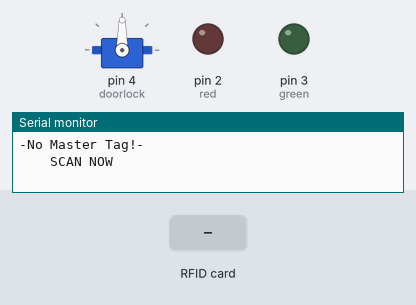
This sketch was run on a simulated Arduino Uno, built with avr-gcc and run on an emulated ATmega328P. On the bench: servo, output pins drawn as LEDs (lit = HIGH), the last lines printed to the serial monitor. Inputs (shaded band) come from the test bench. Pins used as bus, display or sensor lines are not drawn.

Above: at 0.8 s.
0.9 s: RFID card 5E 7A 19 C4 held to the reader
At 3.2 s:
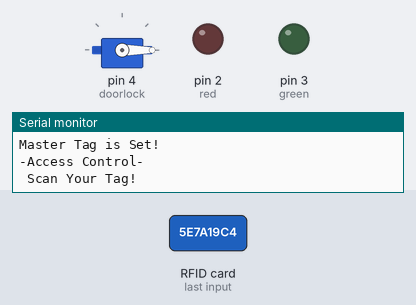
Timing chart, 0 to 4.7 s (numbered marks = the images above; inputs shaded):
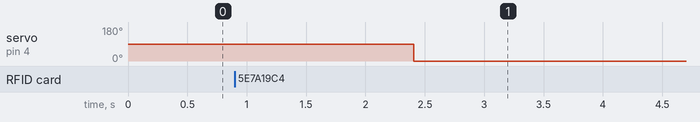

Measured:
- after the input at 0.9 s, servo on pin 4 (doorlock): 90° → 0° after 1.5 s

The sketch:

Doorlock.ino
```cpp
//code from https://github.com/rmorenojr/ElegooTutorial/tree/master/Lesson%2021%20-%20RC522%20RFID%20Module
#include <SPI.h>
#include <MFRC522.h>
#include <Servo.h>
Servo doorlock;
int red = 2;
int green = 3;
   // Other hardware pins
    const byte rstPin =  9;                // Reset pin
    const byte  ssPin = 10;                // Slave Select pin

    // Instantiate MFRC522 object class
    MFRC522 rfidReader(ssPin, rstPin);

    // Other Global Constants
    const long timeout = 30000;
    char* myTags[100] = {};
    int tagsCount = 0;
    String tagID = "";

bool readRFID(long _timeout=timeout, bool useTimeout=false){

    bool successRead = false;

    unsigned long startTime = millis();
    unsigned long currentTime = startTime;
    // S'U'+S'T'
    // T  = (currentTime-startTime) > timeout
    // T' = (currentTime-startTime) < timeout
    while (((successRead==false)&&(useTimeout==false)) || ((successRead==false)&&((currentTime - startTime) < _timeout))) {
        if (isTagPresent() == true){ successRead = getTagID(); }
        currentTime = millis();
    }
    return successRead;
}


void setup() {
    // Initiating
    Serial.begin(9600);
    pinMode(red,OUTPUT);
    pinMode(green,OUTPUT);
    doorlock.attach(4);
    // Start the serial monitor
    SPI.begin();                            // Start SPI bus
    rfidReader.PCD_Init();                  // Start MFRC522 object

    while (!Serial);                        // Do nothing if no serial port is opened

    // Obviously this is an over simplified sketch
    // Master tags would be save in flash storage and
    // retrieved here.  OR a special PIN entered to set
    // Master Tag.
    // But for the sake of simplicity, the sketch will
    // obtain a new master tag when restarted.

    // Prints the initial message
    Serial.println(F("-No Master Tag!-"));
    Serial.println(F("    SCAN NOW"));

    // readRFID will wait until a master card is scanned
    if (readRFID() == true) {
        myTags[tagsCount] = strdup(tagID.c_str()); // Sets the master tag into position 0 in the array
        Serial.println(F("Master Tag is Set!"));
        tagsCount++;
    }
    printNormalModeMessage();
}


void loop() {
    if (isTagPresent()==true){
        getTagID();
        checkTagID();
    } else {
        delay(50);
        //return;
    }

}


bool isTagPresent(){

    bool returnValue = true;

    // NOT a new PICC_IsNewCardPresent in RFID reader
    //OR
    // NOT a PICC_ReadCardSerial active in Serial
    if ( !rfidReader.PICC_IsNewCardPresent() || !rfidReader.PICC_ReadCardSerial() ) {
      returnValue = false;
    }
    return returnValue;
}

byte checkMyTags(String tagID){

    byte tagIndex = 0;
    //Serial.println("checkMyTags Started");
    // Zero is reserved for master tag
    for (int i = 1; i < 100; i++) {
        if (tagID == myTags[i]) { tagIndex = i; }
    }
    //Serial.println("checkMyTags ended");
    return tagIndex;
}

void checkTagID(){

    // Checks for Master tag
    if (tagID == myTags[0]) {
        // Switch to program mode
        Serial.println(F(" Program mode:"));
        Serial.println(F(" Add/Remove Tag"));

        // Now with timeout
        // readRFID will skip if timeout exceeded
        if (readRFID(timeout,true)==true) {
            //Check for authorized tag
            byte tagIndex = checkMyTags(tagID);
            if (tagIndex!=0){
                //Remove existing tag
                myTags[tagIndex] = '\0';
                Serial.println(F("  Tag Removed!"));
            } else {
                //Not existing, add tag
                myTags[tagsCount] = strdup(tagID.c_str());
                Serial.println(F("  Tag Added!"));
                tagsCount++;
            }
        } else {
            Serial.println(F("    timeout"));
        }
    } else {
        //Check for authorized tag
        byte tagIndex = checkMyTags(tagID);
        if (tagIndex!=0){
            //Authorized tag
            Serial.println(F(" Access Granted!"));
            digitalWrite(green,HIGH);
            digitalWrite(red,LOW);
            doorlock.write(90);
        } else {
            //Not authorized tag
            Serial.println(F(" Access Denied!"));
            digitalWrite(red,HIGH);
            digitalWrite(green,LOW);
        }
    }
    printNormalModeMessage();
}

bool getTagID() {
    /*  getTagID retrieves the tag ID.  Modifies global variable tagID
     *
     *    Parameters: (none)
     *    Returns: true
     */

    tagID = "";

    Serial.print(F(" UID tag: "));
    for (byte i = 0; i < rfidReader.uid.size; i++){
        // The MIFARE PICCs that we use have 4 byte UID
        Serial.print(rfidReader.uid.uidByte[i] < 0x10 ? " 0" : " ");
        Serial.print(rfidReader.uid.uidByte[i], HEX);
        // Adds the bytes in a single String variable
        tagID.concat(String(rfidReader.uid.uidByte[i] < 0x10 ? " 0" : " "));
        tagID.concat(String(rfidReader.uid.uidByte[i], HEX));
    }
    Serial.println();
    Serial.println();
    tagID.toUpperCase();
    rfidReader.PICC_HaltA();                     // Stop reading
    return true;
}

void printNormalModeMessage() {
    /*  printNormalModeMessage sends the standard greeting
     *    to the serial monitor.
     *  Parameters: (none)
     *  Returns: (none)
     */
    delay(1500);
    Serial.println();
    digitalWrite(red,LOW);
    digitalWrite(green,LOW);
    doorlock.write(-90);
    Serial.println(F("-Access Control-"));
    Serial.println(F(" Scan Your Tag!"));
}
```
